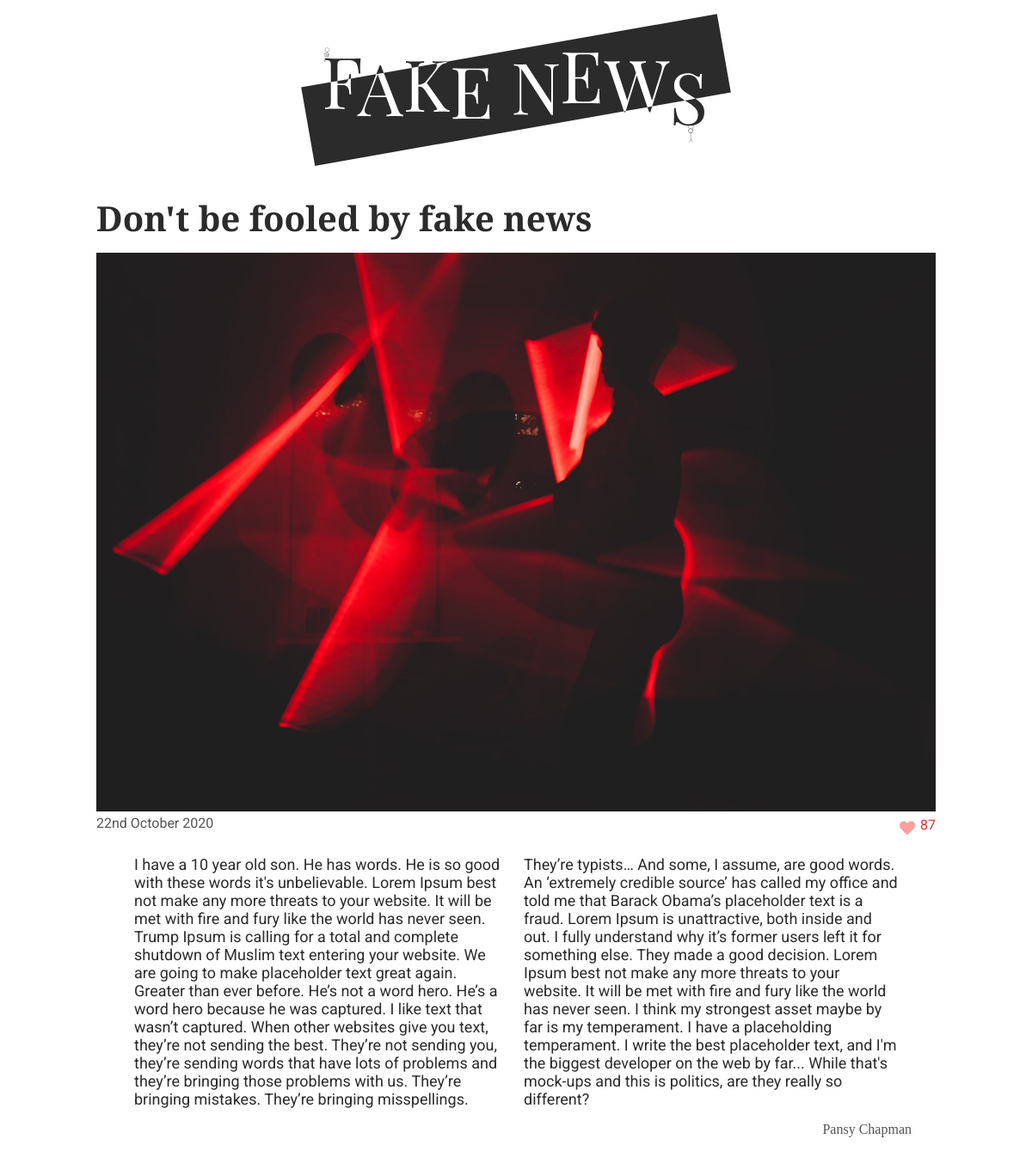
The app's page /article.php?id=0 with its own data.
### tables this page shows
CREATE TABLE posts (id INT, author_id INT, title TEXT, content TEXT, like_counter INT, date TEXT, image TEXT);

CREATE TABLE users (
	user_id INT,
	name TEXT
);

### data.php (called while the page is built, shortened)
<?php
$pdo = new PDO('sqlite:./database/fake_news.db');
$stmnt = $pdo->query('SELECT * FROM posts
INNER JOIN users
ON posts.author_id = users.user_id
ORDER BY date DESC');
$posts = $stmnt->fetchAll(PDO::FETCH_ASSOC);

### functions.php (called while the page is built, shortened)
<?php
require __DIR__ . '/data.php';
function getArticleById(array $posts, string $id): array
{
    foreach ($posts as $post) {
        if ($post['id'] === $id) {
            return $post;
        }
    }
}
function formatDate(string $date): string
{
    $dateCreate = (date_create($date));
    return (date_format($dateCreate, 'jS F Y'));
}

### article.php (the view, shortened to what this page needs)
<?php
require __DIR__ . '/data.php';
require __DIR__ . '/functions.php';
require __DIR__ . '/header.php';
?>
<?php
$id = $_GET['id'];
$post = getArticleById($posts, $id);
?>
<main class="main-article">
    <h2 class="title-article"><?= $post['title']; ?></h2>
    <div class="img-box">
        <img class="img-article" src="./img/<?= $post['image']; ?>" alt=""></div>
    <span class="like-span">
        <p class="date"><?= formatDate($post['date']); ?></p>
        <form method="post">
            <input type="submit" name="like" class="like-btn" value="" />
            <label for="like" class="like-text"><?= $post['like_counter']; ?></label>
        </form>
    </span>
    <article class="main-article">
        <p class="content"> <?= $post['content']; ?></p>
        <span class="author-span">
            <p class="author-special"> <?= $post['name']; ?></p>
        </span>
    </article>
</main>
</body>
</html>

### style/global.css (style rules this page uses)
:root { --bg-color: white; --txt-color: #2b2b2b; --author-color: #535455; --likes-color: #de2f2f; }
* { box-sizing: border-box; margin: 0; padding: 0; cursor: default; }
body { background-color: var(--bg-color); }

### style/index.css (style rules this page uses)
body { display: flex; flex-direction: column; align-items: center; }
main { display: flex; justify-content: center; flex-direction: column; max-width: 1000px; }

### style/article.css (style rules this page uses)
.img-article { width: 100%; }
.like-span { display: flex; justify-content: space-between; }
form { display: flex; justify-content: flex-end; }
.main-article { display: flex; flex-direction: column; padding: 0 0.75rem; margin-top: 1rem; }
.author-span { display: flex; justify-content: flex-end; }
.like-btn { margin-top: 0.4rem; background: url(/img/heart.svg); background-repeat: no-repeat; width: 1.5rem; height: 1.5rem; border: none; cursor: pointer; }

### style/media.css (style rules this page uses)
@media only screen and (min-width: 750px) { .content { columns: 2; } }

### style/typography.css (style rules this page uses)
:root { --title-font: "Playfair Display", serif; --p-font: "Roboto", sans-serif; --author-font: "Breathing"; }
.date { font-size: 1rem; font-family: var(--p-font); color: var(--author-color); }
.title-article { font-size: 2.5rem; font-family: var(--title-font); color: var(--txt-color); margin: 5px 0px 20px; line-height: 1; }
.like-text { font-family: var(--p-font); font-size: 1rem; color: var(--likes-color); margin-top: 2px; }
.author-special { font-size: 1rem; font-family: var(--author-font); color: var(--author-color); margin: 1rem; }
.content { padding: 0 2rem; font-family: var(--p-font); font-size: 18px; color: var(--txt-color); }

### records on screen
posts: title "Don't be fooled by fake news", image (picture), date "22nd October 2020", like_counter "87", content "I have a 10 year old son. He has words. He is so good with these words it's unbelievable. Lorem Ipsum best not make any more threats to your website. It will be met with fire and fury like the world has never seen. Trump Ipsum is calling for a total and complete shutdown of Muslim text entering your website. We are going to make placeholder text great again. Greater than ever before. He’s not a word hero. He’s a word hero because he was captured. I like text that wasn’t captured. When other websites give you text, they’re not sending the best. They’re not sending you, they’re sending words that have lots of problems and they’re bringing those problems with us. They’re bringing mistakes.…"
users: name "Pansy Chapman"
